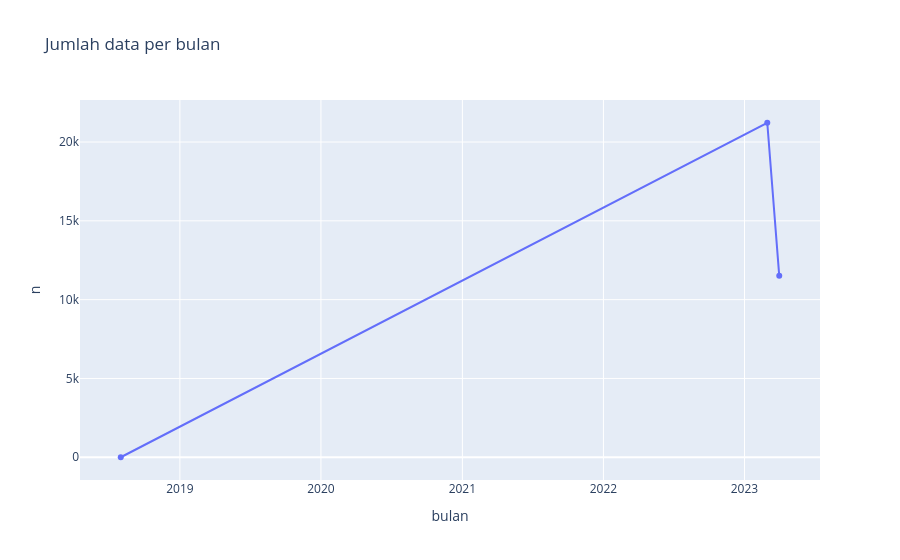

This figure's notebook cell:
### Code cell
if DATE_COL:
    d = duckdb.sql(f"""SELECT date_trunc('month', "{DATE_COL}") AS bulan, count(*) AS n
                       FROM '{P}' WHERE "{DATE_COL}" IS NOT NULL GROUP BY 1 ORDER BY 1""").pl()
    save(px.line(d, x="bulan", y="n", markers=True, title="Jumlah data per bulan"), "01_tren_bulanan")

### Figure 1 — Plotly figure (JSON) as saved in the notebook; plotly's stock layout.template omitted (floating-point values rounded to 4 significant figures)
{"data": [{"hovertemplate": "bulan=%{x}<br>n=%{y}<extra></extra>", "legendgroup": "", "line": {"color": "#636efa", "dash": "solid"}, "marker": {"symbol": "circle"}, "mode": "lines+markers", "name": "", "orientation": "v", "showlegend": false, "type": "scatter", "x": ["2018-08-01T00:00:00.000000", "2023-03-01T00:00:00.000000", "2023-04-01T00:00:00.000000"], "xaxis": "x", "y": [1, 21223, 11511], "yaxis": "y"}], "layout": {"legend": {"tracegroupgap": 0}, "title": {"text": "Jumlah data per bulan"}, "xaxis": {"anchor": "y", "domain": [0, 1], "title": {"text": "bulan"}}, "yaxis": {"anchor": "x", "domain": [0, 1], "title": {"text": "n"}}}}
